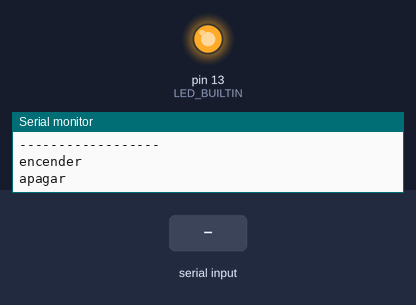
A sketch run on a simulated Arduino Uno, built with avr-gcc and run on an emulated ATmega328P. Shown: output pins drawn as LEDs (lit = HIGH), the last lines printed to the serial monitor. The inputs (shaded band) are chosen by the test bench.

Above: at 2.2 s.
2.3 s: "encender\n" received over Serial
At 2.7 s:
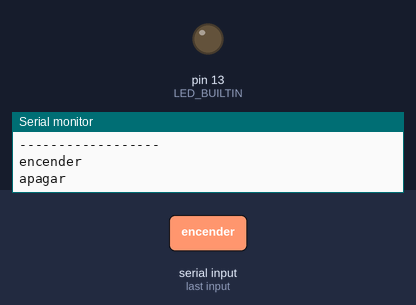
3.8 s: "apagar\n" received over Serial
At 5.0 s:
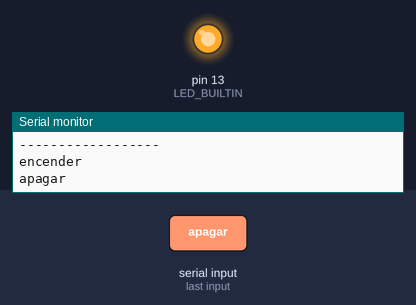
Timing chart, 0 to 6.8 s (numbered marks = the images above; inputs shaded):
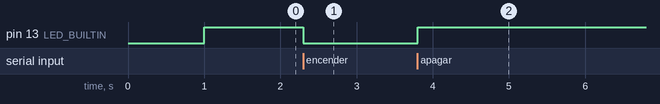

Measured:
- after the input at 2.3 s, pin 13 (LED_BUILTIN): HIGH → LOW at once
- after the input at 3.8 s, pin 13 (LED_BUILTIN): LOW → HIGH at once

The sketch:

on_off_led.ino
```cpp
String action;
void setup() {
  Serial.begin(115200);
  delay(1000);
  pinMode(LED_BUILTIN,OUTPUT);
  digitalWrite(LED_BUILTIN, HIGH);
  Serial.println("INSTRUCCIONES");
  Serial.println("------------------");
  Serial.println("encender");
  Serial.println("apagar");
}

void loop() {
  while(Serial.available()>0){
    action = Serial.readStringUntil('\n');
    if(action == "encender"){
      digitalWrite(LED_BUILTIN, LOW);
      Serial.println("ON\n");
    }
    if(action == "apagar"){
      digitalWrite(LED_BUILTIN, HIGH);
      Serial.println("OFF\n");
    }
    Serial.println("INSTRUCCIONES");
    Serial.println("------------------");
    Serial.println("encender");
    Serial.println("apagar");
  }

}
```
